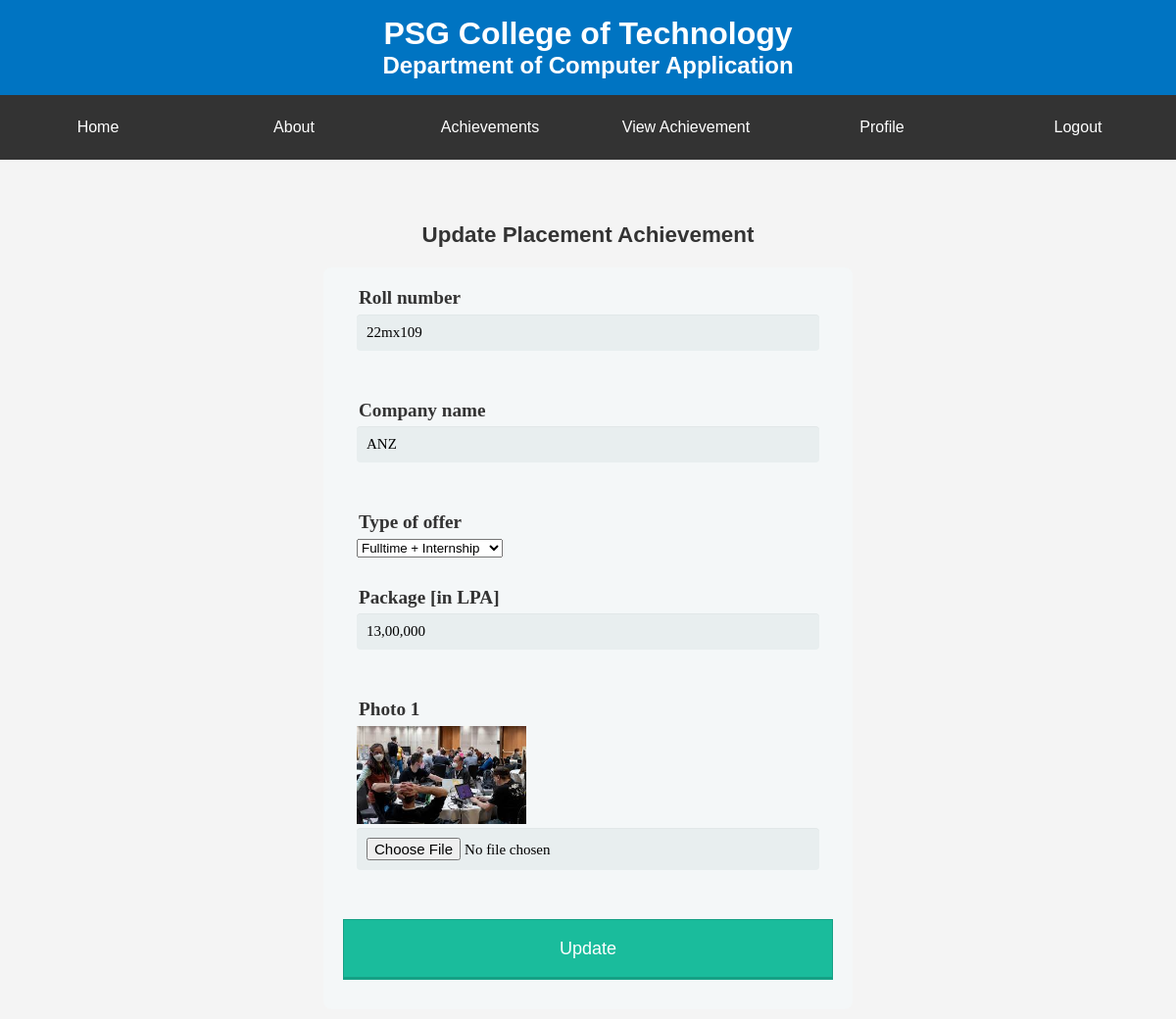
The page /updatePlacementData/3 (signed in) on the database its author committed.
### account/models.py (models this page shows, shortened)
class  placement_Achievement(models.Model):
    user = models.ForeignKey(User, on_delete=models.CASCADE)
    rollno = models.CharField(max_length=20, blank=True, null=True)  # Assuming rollno is a character field
    title = models.CharField(max_length=255)
    position=models.CharField(max_length=50)
    description = models.TextField()
    photo1 = models.ImageField(upload_to='achievement_photos/', blank=True, null=True)

### account/views.py (the view, shortened to what this page needs)
# urls.py: path('updatePlacementData/<int:pkid>', views.updatePlacementData, name="updatePlacementData"),
@login_required(login_url='login')
def updatePlacementData(request, pkid):
    mydata =   placement_Achievement.objects.get(id=pkid)
    context = {'data': mydata}
    return render(request, 'edit_placement_achievement.html', context)

### templates/edit_placement_achievement.html (shortened to what this page needs)
<!DOCTYPE html>
<html lang="en">
<head>
</head>
<body>
    <header>
        <h1>PSG College of Technology</h1>
        <h2>Department of Computer Application</h2>
    </header>
    <nav>
        <div class="navbar">
            <ul>
                <li><a href="{% url 'dashboard' %}">Home</a></li>
                <li><a href="{%url 'about' %}">About</a></li>
                <li class="dropdown">
                    <a href="#">Achievements</a>
                </li>
                <li><a href="{%url 'view_achievement' %}">View Achievement</a></li>
                <li><a href="{% url 'profile' %}">Profile</a></li>
                <li><a href="{% url 'logout_view' %}">Logout</a></li>
            </ul>
        </div>
    </nav>
    <main>
    </main>
    <div class="form-style-5">
      <center><h2>Update Placement Achievement</h2></center>
        <form method="post" enctype="multipart/form-data">
            <fieldset>
                <legend>Roll number</legend>
                <input type="text" name="username"  value="{{ data.user.username }}" readonly>
            </fieldset>
            <fieldset>
                <legend>Company name  </legend>
                <input type="text" name="title"  value="{{ data.title }}"  required></textarea>
            </fieldset>
            <fieldset>
                <legend>Type of offer </legend>
                <select name="achievement_type" required>
        <option value="Fulltime + Intern" {% if data.position == "Fulltime + Intern" %}selected{% endif %}>Fulltime + Internship</option>
                </select>
            </fieldset>
            <fieldset>
                <legend> Package [in LPA]</legend>
                <input type="text" name="description"   value="{{ data.description }}"required></textarea>
            </fieldset>
            <fieldset>
                <legend>Photo 1</legend>
                {% if data.photo1 %}
                    <img src="{{ data.photo1.url }}" height = "100" alt="Photo 1">
                {% endif %}
                <input type="file" name="photo1">
            </fieldset>
            <input type="submit" value="Update">
        </form>
    </div>
</body>
</html>

### templates/edit_placement_achievement.html (style rules this page uses)
body { font-family: Arial, sans-serif; margin: 0; padding: 0; background-color: #f4f4f4; color: #333; }
header { background-color: #0074c2; color: #fff; text-align: center; padding: 1em 0; }
h1 { font-size: 2em; margin: 0; }
h2 { font-size: 1.5em; margin: 0; }
main { padding: 2em; }
body, ul, li { margin: 0; padding: 0; }
.navbar { background-color: #333; overflow: hidden; }
.navbar ul { list-style-type: none; margin: 0; padding: 0; display: flex; }
.navbar li { flex: 1; text-align: center; padding: 10px 0; }
.navbar a { display: block; color: white; text-align: center; text-decoration: none; padding: 14px 16px; transition: background-color 0.3s; }
.dropdown { display: inline-block; }
.form-style-5 h2 { font-size: 1.4em; margin-bottom: 20px; }
.form-style-5 form { max-width: 500px; margin: 10px auto; padding: 20px; background: #f4f7f8; border-radius: 8px; font-family: Georgia, "Times New Roman", Times, serif; }
.form-style-5 fieldset { border: none; margin-bottom: 20px; }
.form-style-5 legend { font-size: 1.2em; font-weight: bold; }
.form-style-5 input[type="text"], .form-style-5 input[type="date"], .form-style-5 textarea, .form-style-5 input[type="file"] { font-family: Georgia, "Times New Roman", Times, serif; background: rgba(255,255,255,.1); border: none; border-radius: 4px; font-size: 15px; margin: 0; outline: 0; padding: 10px; width: 100%; box-sizing: border-box; -webkit-box-sizing: border-box; -moz-box-sizing: border-box; background-color: #e8eeef; color: black; -webkit-box-shadow: 0 1px 0 rgba(0,0,0,0.03) inset; box-shadow: 0 1px 0 rgba(0,0,0,0.03) inset; margin-bottom: 20px; }
.form-style-5 input[type="submit"] { position: relative; display: block; padding: 19px 39px 18px 39px; color: #FFF; margin: 0 auto; background: #1abc9c; font-size: 18px; text-align: center; font-style: normal; width: 100%; border: 1px solid #16a085; border-width: 1px 1px 3px; margin-bottom: 10px; }

### rows shown on the page
placement_Achievement: username "22mx109", title "ANZ", achievement_type "Fulltime + Internship", description "13,00,000", photo1 (picture)
